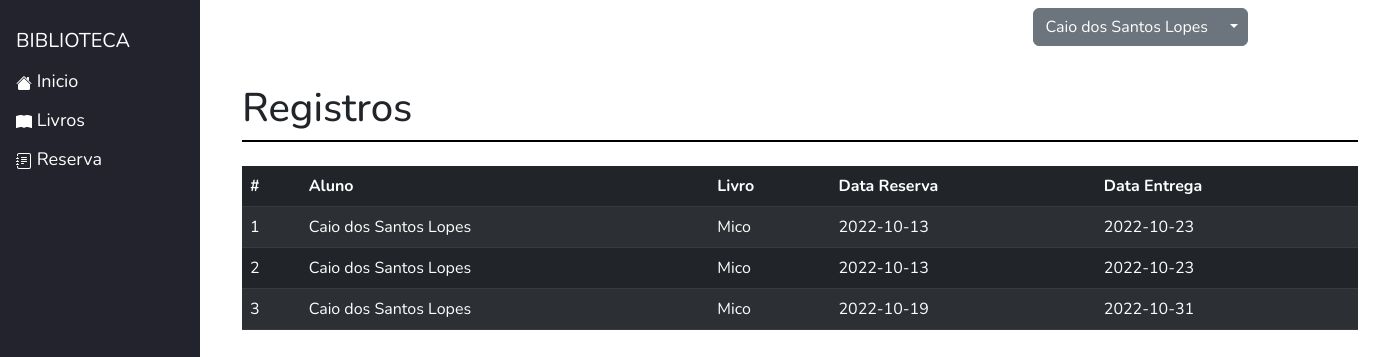
/View-Gestor/registros-reservados.php (signed in), run on an earlier commit of the app's database.
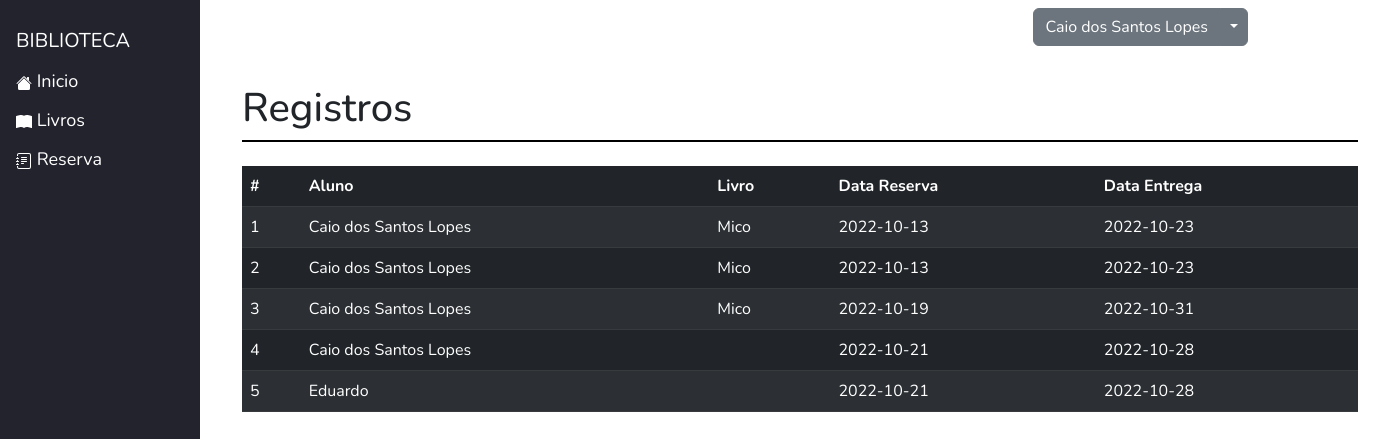
And on a later commit of the database.
### tables this page shows
CREATE TABLE `gestor` (
  `id_gestor` int(11) NOT NULL,
  `nome_gestor` varchar(300) NOT NULL,
  `usuario` varchar(45) NOT NULL,
  `senha` varchar(45) NOT NULL
);

CREATE TABLE `registro` (
  `id_registro` int(11) NOT NULL,
  `cod_aluno` int(11) NOT NULL,
  `cod_livro` int(11) NOT NULL,
  `data_da_reserva` date NOT NULL,
  `data_da_entrega` date NOT NULL
);

CREATE TABLE `aluno` (
  `id_aluno` int(11) NOT NULL,
  `nome_aluno` varchar(300) NOT NULL,
  `email` varchar(300) NOT NULL,
  `senha` varchar(45) NOT NULL
);

CREATE TABLE `livro` (
  `id_livro` int(11) NOT NULL,
  `cod_livro` varchar(10) NOT NULL,
  `imagem` varchar(300) NOT NULL,
  `titulo` varchar(300) NOT NULL,
  `autor` varchar(300) NOT NULL,
  `cod_categoria` int(11) NOT NULL,
  `qtd_total` int(11) NOT NULL,
  `qtd_reserva` int(11) NOT NULL,
  `qtd_temp` int(11) NOT NULL
);

### View-Gestor/registros-reservados.php (called while the page is built, shortened)
<?php
require('../DataBase.php');
include_once('../includes/header-gestor.php');
include_once('../includes/gestor/listagem-registros.php');
include_once('../includes/gestor/menu.php');
include_once('../includes/footer.php');
?>

### includes/gestor/listagem-registros.php (the view)
<?php
  $querySelect = $conn->prepare("SELECT aluno.id_aluno, aluno.nome_aluno, livro.id_livro, livro.titulo, registro.*
  FROM registro
  LEFT JOIN aluno
  ON registro.cod_aluno = aluno.id_aluno
  LEFT JOIN livro
  ON registro.cod_livro = livro.id_livro");
  $querySelect->execute();
  $resultQuerySelect = $querySelect->get_result();
?>
<section class="container-xl corpo">
    <div class="titulo-pagina">
        <h1>Registros</h1>
    </div>
     <div class="table-livros mt-4">
            <table class="table table-dark table-striped">
                <thead>
                    <tr>
                        <th scope="col">#</th>
                        <th scope="col">Aluno</th>
                        <th scope="col">Livro</th>
                        <th scope="col">Data Reserva</th>
                        <th scope="col">Data Entrega</th>
                    </tr>
                </thead>
                <tbody>
                    <?php
                    while ($registro = mysqli_fetch_assoc($resultQuerySelect)) {
                    ?>
                        <tr>
                            <td><?php echo $registro['id_registro'] ?></td>
                            <td><?php echo $registro['nome_aluno'] ?></td>
                            <td><?php echo $registro['titulo'] ?></td>
                            <td><?php echo $registro['data_da_reserva'] ?></td>
                            <td><?php echo $registro['data_da_entrega'] ?></td>
                        </tr>
                    <?php } ?>
                </tbody>
            </table>
        </div>
</section>

### includes/header-gestor.php (shortened to what this page needs)
<!doctype html>
<html lang="pt-br">
  <head>
    <link href="https://cdn.jsdelivr.net/npm/bootstrap@5.2.2/dist/css/bootstrap.min.css" rel="stylesheet">
    <link rel="stylesheet" href="../css/main.css">
  </head>
  <body>
    <nav class="navbar header-geral">
        <div class="d-flex justify-content-end container-xl">
          <?php
              if(isset($_SESSION['id_gestor'])){
              $id_gestor = $_SESSION['id_gestor'];
              $querySelectGestor = $conn->prepare("SELECT nome_gestor FROM gestor WHERE id_gestor = $id_gestor");
              $querySelectGestor->execute();
              $resultSelectGestor = $querySelectGestor->get_result();
              while($gestor = mysqli_fetch_assoc($resultSelectGestor)){
                  $nome_gestor = $gestor['nome_gestor'];
              };
              ?>
              <div class="btn-group">
                <button type="button" class="btn btn-secondary"><?php echo $nome_gestor ?></button>
                <button type="button" class="btn btn-secondary dropdown-toggle dropdown-toggle-split" data-bs-toggle="dropdown" aria-expanded="false" data-bs-reference="parent">
                </button>
              </div>
            </div>
              <?php
            };
          ?>
    </nav>

### includes/gestor/menu.php (shortened to what this page needs)
<div class="sidenav">
  <span class="titulo-site">BIBLIOTECA</span>
  <a class="btn-side-bar" href="home.php">
    Inicio
  </a>
  <button class="dropdown-btn btn-side-bar">
    Livros
  </button>
  <button class="dropdown-btn btn-side-bar">
    Reserva
  </button>
</div>

### includes/footer.php (shortened to what this page needs)
  </body>
</html>

### css/main.css (style rules this page uses)
* { font-family: "Nunito", sans-serif; list-style: none; }
a { text-decoration: none; }
.corpo { margin-top: 30px; margin-left: 230px; }
.titulo-pagina { border-bottom: 2px solid black; }

### includes/gestor/menu.php (style rules this page uses)
.sidenav { height: 100%; width: 200px; position: fixed; z-index: 1; top: 0; left: 0; background-color: #23232e; overflow-x: hidden; padding-top: 20px; }
.sidenav a, .dropdown-btn { padding: 6px 8px 6px 16px; text-decoration: none; font-size: 18px; color: white; display: block; border: none; background: none; width:100%; text-align: left; cursor: pointer; outline: none; }
.titulo-site { padding: 6px 8px 6px 16px; text-decoration: none; font-size: 20px; color: white; display: block; border: none; background: none; width: 100%; text-align: left; cursor: pointer; outline: none; }

What changed in the data, as far as the page shows it:
added registro: id_registro "4", cod_aluno.nome_aluno "Caio dos Santos Lopes", data_da_reserva "2022-10-21", data_da_entrega "2022-10-28"
added registro: id_registro "5", cod_aluno.nome_aluno "Eduardo", data_da_reserva "2022-10-21", data_da_entrega "2022-10-28"
